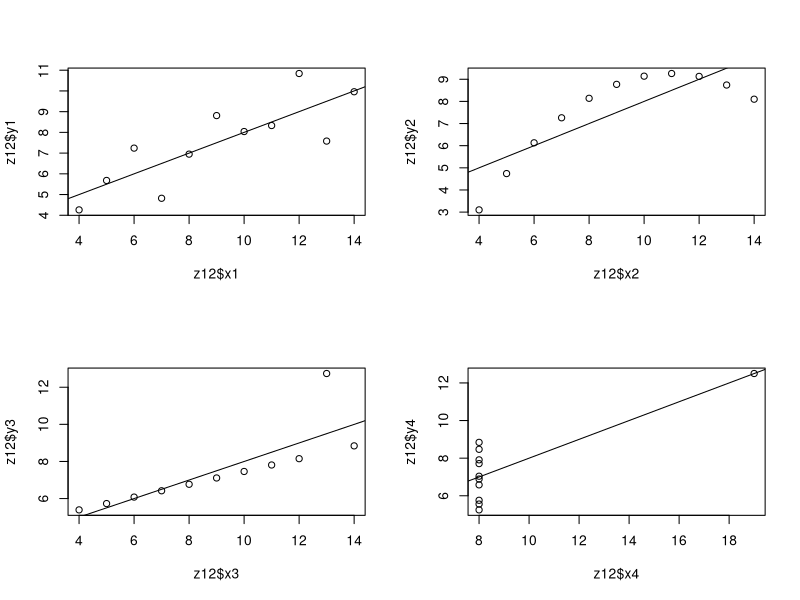

The R script that drew this image:
#r5-zad1
setwd("~/stat/stat05")

m = c(15,20,25,30,35,50)
c = c(15, 25, 30,35,45,50)
cor.test(m, c, method = "pearson")

# wspolczynnik korelacji wynosi 0.956 (niemal pelna korelacja)
# test pearsona wskazal pvalue mniejsze niz 0.05, zatem odrzucamY hipoteze zerowa i stwierdzamy, ze zaleznosc pomiedzy spozyciem cukru i maaki jest statysztycznie istotna

#zad2
A = c(0.6, 0.2, 0.3, 0.7, 0.5, 0.8, 0.7, 0.4, 0.6, 0.8)
B = c(1.5, 1.5, 1.1, 1.2, 1.4, 1.1, 1.6, 1.0, 1.9, 1.7)
cor.test(A, B, method = "pearson")

# wspolczynnik korelacji wynosi 0.2375 (slaba korelacja)
# test pearsona wskazal pvalue wieksze niz 0.05, zatem przyjmujemy hipoteze zerowa i stwierdzamy, ze korelacja miedzy wydzielaniem sie obu substancji jest statysztycznie nieistotna

#zad3
apples = matrix(c(29,17,194,68), ncol=2)
apples
chisq.test(apples)

# test chi-squared wskazal pvalue wieksze niz 0.01, zatem nie odrzucamy hipotezy zerowej i stwierdzamy, ze zmienne sa niezalezne

#zad4
data = matrix(c(21,33,45,30,71,41,37,75,48,47,93,35,27,50,49,47,53,43,55,50), ncol=4)
data
chisq.test(data)

# test chi-squared wskazal pvalue mniejsze niz 0.05, zatem odrzucamy hipoteze zerowa i stwierdzamy, ze zmienne sa zalezne (jest zaleznosc miedzy zarobkami a wyksztalceniem)

#zad5
opinions = matrix(c(4,14,17,19,6,6,16,21,13,4), ncol = 2)
opinions
fisher.test(opinions)

# test fishera wskazal pvalue wieksze od 0.05, zatem przyjmujemy hipoteze zerowa i stwierdzamy, ze nie ma zaleznosci pomiedzy ocenami

#zad6
ham = read.csv("z6.csv", sep = ",")
reg = lm(ham$zw ~ ham$LDP)
summary(reg)

# regresja
# rownanie regresji: y = 49.29 - 0.77 * LDP
# pvalue wyrazu wolnego a oraz wspolczynnika kierunkowego b sa mniejsze niz 0.05, zatem odrzucamy hipotezy zerowe, co oznacza, ze te wspolczynniki sa istotne statystycznie
# stopien dopasowania regresji liniowej do danych wynosi okolo 82%

# korelacja
cor.test(ham$zw, ham$LDP, method = "pearson")
# wspolczynnik korelacji wynosi -0.92 (bardzo moncna ujemna korelacja)
# test pearsona wskazal pvalue mniejsze niz 0.05, zatem odrzucamy hipoteze zerowa i stwierdzamy, ze korelacja miedzy zawartoscia wody w wedlinie a liczba dni przechowywania jest statysztycznie istotna

#zad7

# regresja
income = read.csv("z7.csv", sep=",")
reg = lm(income$obroty ~ income$ls)
summary(reg)
# rownanie regresji: y = 0.43 + 0.81 * income$ls
# pvalue wyrazu wolnego a jest wieksze od 0.05, zatem przyjmujemy dla niego hipoteze zerowa, zatem jest on nieistotny statystycznie; wspolczynnik kierunkowy b jest mniejsze niz 0.05, zatem odrzucamy hipoteze zerowa, co oznacza, ze tn wspolczynnik jest istotny statystycznie

# korelacja
cor.test(income$ls, income$obroty, method = "pearson")
# wspolczynnik korelacji wynosi 0.97 (niemal pelna korelacja)
# test pearsona wskazal pvalue mniejsze niz 0.05, zatem odrzucamy hipoteze zerowa i stwierdzamy, ze korelacja miedzy liczba sprzedawcow a obrotami jest statysztycznie istotna

#zad8
fat = read.csv("z8.csv", sep = ",")
reg = lm(fat$wk~fat$zt)
summary(reg)

# rownanie regresji: y = 23.16 + 9.02 * fat$zt
# pvalue wyrazu wolnego a oraz wspolczynnika kierunkowego b sa mniejsze niz 0.05, zatem odrzucamy hipotezy zerowe, co oznacza, ze te wspolczynniki sa istotne statystycznie

#zad9
# regresja
vit = read.csv("z9.csv", sep = ",")
reg = lm(vit$swC ~ vit$cmwg)
summary(reg)

# rownanie regresji: y = 6.25 + 0.74 * vit$cmwg
# pvalue wyrazu wolnego a oraz wspolczynnika kierunkowego b sa mniejsze niz 0.05, zatem odrzucamy hipotezy zerowe, co oznacza, ze te wspolczynniki sa istotne statystycznie

# korelacja
cor.test(vit$cmwg, vit$swC)
# wspolczynnik korelacji wynosi 0.93 (bardzo mocna korelacja)
# test pearsona wskazal pvalue mniejsze niz 0.05, zatem odrzucamy hipoteze zerowa i stwierdzamy, ze korelacja miedzy badanymi cechami jest statysztycznie istotna

#zad10
sales = read.csv("z10.csv", sep = ",")
reg = lm(sales$ws~sales$cr)
summary(reg)

# rownanie regresji: y = 1.39 + 0.12 * sales$cr
# pvalue wyrazu wolnego a oraz wspolczynnika kierunkowego b sa mniejsze niz 0.05, zatem odrzucamy hipotezy zerowe, co oznacza, ze te wspolczynniki sa istotne statystycznie

#zad11
rape = read.csv("z11.csv", sep = ",")
reg = lm(rape$Plon ~ rape$DlugoscLuszczyn + rape$ZawartoscTluszczu + rape$SumaGlukozynolanow)
summary(reg)

# rownanie regresji: y = -51.03 + 0.47 * dlugoscLuszczyn +  1.3 * zawartoscTluszczu - 0.35 * sumaGlukozynolanow

# potencjalna regresja krokowa wsteczna idk
reg2 = lm(rape$Plon ~ rape$DlugoscLuszczyn + rape$ZawartoscTluszczu)
summary(reg2)

modelstep = step(reg)
summary(modelstep)

#zad-excel

library(dplyr)

x1 = c(10, 8, 13, 9, 11, 14, 6, 4, 12, 7, 5)
y1 = c(8.04, 6.95, 7.58, 8.81, 8.33, 9.96, 7.24, 4.26, 10.84, 4.82, 5.68)

x2 = c(10, 8, 13, 9, 11, 14, 6, 4, 12, 7, 5)
y2 = c(9.14, 8.14, 8.74, 8.77, 9.26, 8.1, 6.13, 3.1, 9.13, 7.26, 4.74)

x3 = c(10, 8, 13, 9, 11, 14, 6, 4, 12, 7, 5)
y3 =c(7.46, 6.77, 12.74, 7.11, 7.81, 8.84, 6.08, 5.39, 8.15, 6.42, 5.73)

x4 = c(8, 8, 8, 8, 8, 8, 8, 19, 8, 8, 8)
y4 = c(6.58, 5.76, 7.71, 8.84, 8.47, 7.04, 5.25, 12.5, 5.56, 7.91, 6.89)

z12 = data.frame(x1, y1, x2, y2, x3, y3, x4, y4)

#srednia
round(mean(z12$x1),2)
round(mean(z12$y1),2)

round(mean(z12$x2),2)
round(mean(z12$y2),2)

round(mean(z12$x3),2)
round(mean(z12$y3),2)

round(mean(z12$x4),2)
round(mean(z12$y4),2)

# lub dplyr

z12 %>%
  summarise(across(everything(), mean)) %>%
  round(., 2)

#wariancja
round(var(z12$x1),2)
round(var(z12$y1),2)

round(var(z12$x2),2)
round(var(z12$y2),2)

round(var(z12$x3),2)
round(var(z12$y3),2)

round(var(z12$x4),2)
round(var(z12$y4),2)

# lub dplyr

z12 %>%
  summarise(across(everything(), var)) %>%
  round(., 2)

#wspolczynnik korelacji

round(cor(z12$x1, z12$y1),2)

round(cor(z12$x2, z12$y2),2)

round(cor(z12$x3, z12$y3),2)

round(cor(z12$x4, z12$y3),2)

#Rownanie regresji liniowej
lm(z12$y1~z12$x1)

lm(z12$y2~z12$x2)

lm(z12$y3~z12$x3)

lm(z12$y4~z12$x4)


#wspolczynnik determinacji r^2

round(cor(z12$x1, z12$y1)^2,2)

round(cor(z12$x2, z12$y2)^2,2)

round(cor(z12$x3, z12$y3)^2,2)

round(cor(z12$x4, z12$y3)^2,2)

#wykresy
par(mfrow=c(2,2))
ab1 = lm(z12$y1~z12$x1)
plot(z12$y1~z12$x1)
abline(ab1)

ab2 = lm(z12$y2~z12$x2)
plot(z12$y2~z12$x2)
abline(ab2)

ab3 = lm(z12$y3~z12$x3)
plot(z12$y3~z12$x3)
abline(ab3)

ab4 = lm(z12$y4~z12$x4)
plot(z12$y4~z12$x4)
abline(ab4)

